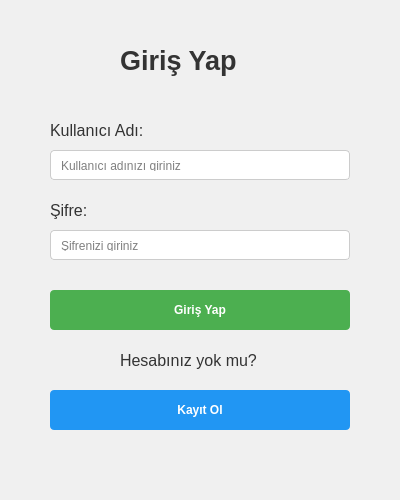
<?xml version="1.0" encoding="UTF-8"?>
<ui version="4.0">
 <class>Form</class>
 <widget class="QWidget" name="Form">
  <property name="geometry">
   <rect>
    <x>0</x>
    <y>0</y>
    <width>400</width>
    <height>500</height>
   </rect>
  </property>
  <property name="windowTitle">
   <string>Giriş Yap</string>
  </property>
  <property name="styleSheet">
   <string notr="true">QWidget {
    background-color: #f0f0f0;
}
QLabel {
    color: #333333;
}
QLineEdit {
    padding: 8px;
    border: 1px solid #cccccc;
    border-radius: 4px;
    background-color: white;
}
QPushButton {
    padding: 8px;
    border-radius: 4px;
    background-color: #4CAF50;
    color: white;
    font-weight: bold;
}
QPushButton:hover {
    background-color: #45a049;
}
QPushButton#kayit_button {
    background-color: #2196F3;
}
QPushButton#kayit_button:hover {
    background-color: #1976D2;
}</string>
  </property>
  <widget class="QLabel" name="baslik_giris">
   <property name="geometry">
    <rect>
     <x>120</x>
     <y>40</y>
     <width>160</width>
     <height>41</height>
    </rect>
   </property>
   <property name="font">
    <font>
     <family>Segoe UI</family>
     <pointsize>20</pointsize>
     <weight>75</weight>
     <bold>true</bold>
    </font>
   </property>
   <property name="text">
    <string>Giriş Yap</string>
   </property>
  </widget>
  <widget class="QLabel" name="label_kullaniciadi">
   <property name="geometry">
    <rect>
     <x>50</x>
     <y>120</y>
     <width>100</width>
     <height>21</height>
    </rect>
   </property>
   <property name="font">
    <font>
     <family>Segoe UI</family>
     <pointsize>12</pointsize>
    </font>
   </property>
   <property name="text">
    <string>Kullanıcı Adı:</string>
   </property>
  </widget>
  <widget class="QLineEdit" name="giris_kullaniciadi">
   <property name="geometry">
    <rect>
     <x>50</x>
     <y>150</y>
     <width>300</width>
     <height>30</height>
    </rect>
   </property>
   <property name="placeholderText">
    <string>Kullanıcı adınızı giriniz</string>
   </property>
  </widget>
  <widget class="QLabel" name="label_sifre">
   <property name="geometry">
    <rect>
     <x>50</x>
     <y>200</y>
     <width>100</width>
     <height>21</height>
    </rect>
   </property>
   <property name="font">
    <font>
     <family>Segoe UI</family>
     <pointsize>12</pointsize>
    </font>
   </property>
   <property name="text">
    <string>Şifre:</string>
   </property>
  </widget>
  <widget class="QLineEdit" name="giris_sifre">
   <property name="geometry">
    <rect>
     <x>50</x>
     <y>230</y>
     <width>300</width>
     <height>30</height>
    </rect>
   </property>
   <property name="echoMode">
    <enum>QLineEdit::Password</enum>
   </property>
   <property name="placeholderText">
    <string>Şifrenizi giriniz</string>
   </property>
  </widget>
  <widget class="QPushButton" name="giris_button">
   <property name="geometry">
    <rect>
     <x>50</x>
     <y>290</y>
     <width>300</width>
     <height>40</height>
    </rect>
   </property>
   <property name="text">
    <string>Giriş Yap</string>
   </property>
  </widget>
  <widget class="QLabel" name="label_kayit">
   <property name="geometry">
    <rect>
     <x>120</x>
     <y>350</y>
     <width>160</width>
     <height>21</height>
    </rect>
   </property>
   <property name="font">
    <font>
     <family>Segoe UI</family>
     <pointsize>12</pointsize>
    </font>
   </property>
   <property name="text">
    <string>Hesabınız yok mu?</string>
   </property>
  </widget>
  <widget class="QPushButton" name="kayit_button">
   <property name="geometry">
    <rect>
     <x>50</x>
     <y>390</y>
     <width>300</width>
     <height>40</height>
    </rect>
   </property>
   <property name="text">
    <string>Kayıt Ol</string>
   </property>
  </widget>
 </widget>
 <resources/>
 <connections/>
</ui> 
